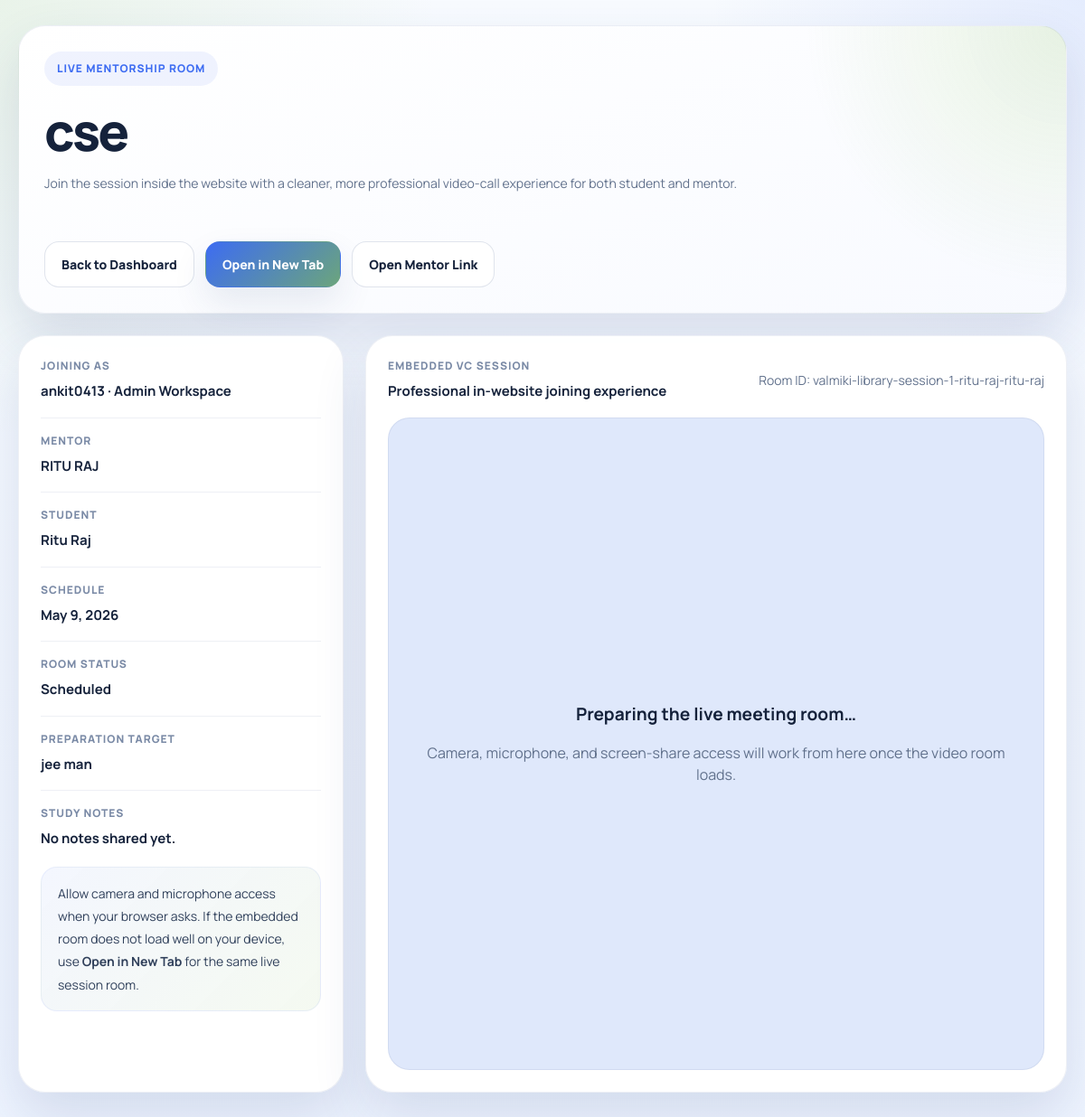
The app's page /mentorship/sessions/1/room/ (signed in) with its own data.
### students/models.py (models this page shows, shortened)
class MentorshipSession(models.Model):
    STATUS_CHOICES = [
        ('Requested', 'Requested'),
        ('Scheduled', 'Scheduled'),
        ('Completed', 'Completed'),
        ('Cancelled', 'Cancelled'),
    ]
    PLAN_CHOICES = [
        ('Daily', 'Daily'),
        ('Monthly', 'Monthly'),
    ]
    student = models.ForeignKey(Student, on_delete=models.CASCADE, related_name='mentorship_sessions')
    mentor = models.ForeignKey(Mentor, on_delete=models.CASCADE, related_name='mentorship_sessions')
    plan_type = models.CharField(max_length=20, choices=PLAN_CHOICES, default='Daily')
    topic = models.CharField(max_length=180)
    student_study_notes = models.TextField(blank=True)
    preparation_target = models.CharField(max_length=180, blank=True)
    preferred_date = models.DateField(blank=True, null=True)
    scheduled_time = models.TimeField(blank=True, null=True)
    meeting_link = models.URLField(blank=True)
    status = models.CharField(max_length=20, choices=STATUS_CHOICES, default='Requested')
    price = models.DecimalField(max_digits=8, decimal_places=2, default=0)
    mentor_questions = models.TextField(blank=True)
    mentor_feedback = models.TextField(blank=True)
    marks_awarded = models.DecimalField(max_digits=5, decimal_places=2, blank=True, null=True)
    created_at = models.DateTimeField(auto_now_add=True)
    updated_at = models.DateTimeField(auto_now=True)
    @property
    def live_room_name(self):
        mentor_slug = slugify(self.mentor.name or 'mentor')[:18] or 'mentor'
        student_slug = slugify(self.student.name or 'student')[:18] or 'student'
        return f"valmiki-library-session-{self.pk}-{mentor_slug}-{student_slug}"
    @property
    def join_ready(self):
        return self.status in {'Scheduled', 'Completed'}

class Mentor(models.Model):
    SESSION_MODE_CHOICES = [
        ('Daily', 'Daily'),
        ('Monthly', 'Monthly'),
    ]
    name = models.CharField(max_length=100)
    email = models.EmailField(unique=True)
    contact = models.CharField(max_length=15, blank=True)
    job_role = models.CharField(max_length=120)
    current_work = models.CharField(max_length=150, blank=True)
    experience_years = models.PositiveIntegerField(default=0)
    streams_known = models.TextField(help_text="Subjects, streams, or exams the mentor can handle")
    bio = models.TextField(blank=True)
    primary_session_mode = models.CharField(max_length=20, choices=SESSION_MODE_CHOICES, default='Daily')
    daily_session_price = models.DecimalField(max_digits=8, decimal_places=2, default=0)
    monthly_session_price = models.DecimalField(max_digits=8, decimal_places=2, default=0)
    profile_photo = models.FileField(upload_to='mentor_profiles/photos/', blank=True, null=True)
    email_verified = models.BooleanField(default=False)
    is_active = models.BooleanField(default=True)

class Student(models.Model):
    SHIFT_CHOICES = [
        ('Morning', 'Morning'),
        ('Evening', 'Evening'),
        ('Full Day', 'Full Day'),
    ]
    STATUS_CHOICES = [
        ('Active', 'Active'),
        ('On Hold', 'On Hold'),
        ('Left', 'Left'),
    ]
    PAYMENT_MODE_CHOICES = [
        ('Cash', 'Cash'),
        ('UPI', 'UPI'),
        ('Online', 'Online'),
    ]
    name         = models.CharField(max_length=100)
    contact      = models.CharField(max_length=10)
    email        = models.EmailField(blank=True, null=True, unique=True)
    date_of_birth = models.DateField(blank=True, null=True)
    seat_number  = models.CharField(max_length=3)
    shift        = models.CharField(max_length=20, choices=SHIFT_CHOICES)
    joining_date = models.DateField()
    monthly_fee  = models.DecimalField(max_digits=8, decimal_places=2, default=500)
    monthly_due_day = models.PositiveSmallIntegerField(default=5)
    mode_of_payment = models.CharField(max_length=10, choices=PAYMENT_MODE_CHOICES, default='Cash')
    preparing_for = models.CharField(max_length=150, blank=True)
    academic_details = models.TextField(blank=True)
    profile_photo = models.FileField(upload_to='student_profiles/photos/', blank=True, null=True)
    id_copy = models.FileField(upload_to='student_profiles/id_copies/', blank=True, null=True)
    payment_qr = models.FileField(upload_to='student_profiles/payment_qr/', blank=True, null=True)
    emergency_contact_name = models.CharField(max_length=100, blank=True)
    emergency_contact_phone = models.CharField(max_length=15, blank=True)
    status = models.CharField(max_length=20, choices=STATUS_CHOICES, default='Active')
    email_verified = models.BooleanField(default=False)

### students/views.py (the view)
# urls.py: path('mentorship/sessions/<int:session_id>/room/', views.mentorship_session_room, name='mentorship_session_room'),
def mentorship_session_room(request, session_id):
    mentorship_session = get_object_or_404(
        MentorshipSession.objects.select_related('student', 'mentor'),
        pk=session_id,
    )
    participant_name = None
    participant_role = None
    if request.user.is_authenticated:
        participant_name = request.user.get_username() or 'Library Admin'
        participant_role = 'Admin Workspace'
    elif request.session.get(STUDENT_PORTAL_SESSION_KEY) == mentorship_session.student_id:
        participant_name = mentorship_session.student.name
        participant_role = 'Student Portal'
    elif request.session.get(MENTOR_PORTAL_SESSION_KEY) == mentorship_session.mentor_id:
        participant_name = mentorship_session.mentor.name
        participant_role = 'Mentor Portal'
    elif request.session.get(MENTOR_PORTAL_SESSION_KEY):
        return redirect('mentor_portal_login')
    else:
        return redirect('student_portal_login')
    hydrate_mentorship_session(mentorship_session)
    return render(request, 'students/mentorship_session_room.html', {
        'mentorship_session': mentorship_session,
        'participant_name': participant_name,
        'participant_role': participant_role,
        'jitsi_room_name': mentorship_session.live_room_name,
        'jitsi_room_url': f"https://meet.jit.si/{mentorship_session.live_room_name}",
    })

### students/views.py (called while the page is built)
def hydrate_mentorship_session(session):
    session.live_room_url = reverse('mentorship_session_room', args=[session.pk])
    session.has_external_link = bool(session.meeting_link)
    session.show_join_actions = session.join_ready or session.has_external_link
    session.external_meeting_label = (
        'Join Google Meet'
        if session.meeting_link and 'meet.google.com' in session.meeting_link.lower()
        else 'Open Mentor Link'
    )
    return session

### students/templates/students/mentorship_session_room.html (shortened to what this page needs)
<!DOCTYPE html>
<html>
<head>
  <link href="https://cdn.jsdelivr.net/npm/bootstrap@5.3.0/dist/css/bootstrap.min.css" rel="stylesheet">
</head>
<body>
  <div class="shell">
    <section class="hero-card">
      <div class="d-flex justify-content-between align-items-start gap-3 flex-wrap">
        <div>
          <div class="eyebrow">Live Mentorship Room</div>
          <h1>{{ mentorship_session.topic }}</h1>
          <p class="hero-copy">
            Join the session inside the website with a cleaner, more professional video-call experience for both student and mentor.
          </p>
        </div>
        <div class="top-actions">
          {% if participant_role == 'Mentor Portal' %}
            <a href="{% url 'mentor_session_detail' mentorship_session.pk %}" class="btn-outline-premium">Back to Session</a>
          {% elif participant_role == 'Student Portal' %}
            <a href="{% url 'student_portal_mentorship' %}" class="btn-outline-premium">Back to Mentorship</a>
          {% else %}
            <a href="{% url 'dashboard' %}" class="btn-outline-premium">Back to Dashboard</a>
          {% endif %}
          <a href="{{ jitsi_room_url }}" target="_blank" rel="noopener" class="btn-premium">Open in New Tab</a>
          {% if mentorship_session.meeting_link %}
            <a href="{{ mentorship_session.meeting_link }}" target="_blank" rel="noopener" class="btn-outline-premium">Open Mentor Link</a>
          {% endif %}
        </div>
      </div>
    </section>
    <div class="grid">
      <aside class="meta-card">
        <div class="meta-list">
          <div class="meta-block">
            <div class="meta-label">Joining As</div>
            <div class="meta-value">{{ participant_name }} · {{ participant_role }}</div>
          </div>
          <div class="meta-block">
            <div class="meta-label">Mentor</div>
            <div class="meta-value">{{ mentorship_session.mentor.name }}</div>
          </div>
          <div class="meta-block">
            <div class="meta-label">Student</div>
            <div class="meta-value">{{ mentorship_session.student.name }}</div>
          </div>
          <div class="meta-block">
            <div class="meta-label">Schedule</div>
            <div class="meta-value">
              {% if mentorship_session.preferred_date %}
                {{ mentorship_session.preferred_date }}
              {% else %}
                The mentor can still update the schedule from the session page.
              {% endif %}
            </div>
          </div>
          <div class="meta-block">
            <div class="meta-label">Room Status</div>
            <div class="meta-value">{{ mentorship_session.status }}</div>
          </div>
          <div class="meta-block">
            <div class="meta-label">Preparation Target</div>
            <div class="meta-value">{{ mentorship_session.preparation_target|default:mentorship_session.student.preparing_for|default:"—" }}</div>
          </div>
          <div class="meta-block">
            <div class="meta-label">Study Notes</div>
            <div class="meta-value">{{ mentorship_session.student_study_notes|default:"No notes shared yet."|linebreaksbr }}</div>
          </div>
        </div>
        <div class="room-note">
          Allow camera and microphone access when your browser asks. If the embedded room does not load well on your device, use
          <strong>Open in New Tab</strong> for the same live session room.
        </div>
      </aside>
      <section class="room-card">
        <div class="d-flex justify-content-between align-items-center gap-3 flex-wrap mb-3">
          <div>
            <div class="meta-label">Embedded VC Session</div>
            <div class="meta-value">Professional in-website joining experience</div>
          </div>
          <div class="muted">Room ID: {{ jitsi_room_name }}</div>
        </div>
        <div class="room-stage">
          <div id="jitsi-stage">
            <div class="room-fallback">
              <strong>Preparing the live meeting room…</strong>
              <div>Camera, microphone, and screen-share access will work from here once the video room loads.</div>
            </div>
          </div>
        </div>
      </section>
    </div>
  </div>
</body>
</html>

### students/templates/students/mentorship_session_room.html (style rules this page uses)
:root { --bg: #eef4ff; --surface: rgba(255, 255, 255, 0.96); --surface-strong: #ffffff; --line: rgba(38, 64, 122, 0.08); --ink: #15223b; --muted: #61718c; --blue: #3d6cf2; --green: #7ebc4d; --shadow: 0 26px 58px rgba(43, 66, 122, 0.14); --shadow-soft: 0 18px 38px rgba(43, 66, 122, 0.1); }
body { margin: 0; min-height: 100vh; font-family: "Manrope", sans-serif; color: var(--ink); background: radial-gradient(circle at top left, rgba(126, 188, 77, 0.12), transparent 28%), radial-gradient(circle at top right, rgba(61, 108, 242, 0.1), transparent 24%), linear-gradient(180deg, #f8fbff 0%, var(--bg) 100%); }
.shell { max-width: 1320px; margin: 0 auto; padding: 28px 20px 44px; }
.hero-card, .meta-card, .room-card { border-radius: 30px; border: 1px solid var(--line); background: var(--surface); box-shadow: var(--shadow); }
.hero-card { padding: 28px; margin-bottom: 24px; background: radial-gradient(circle at top right, rgba(126, 188, 77, 0.16), transparent 24%), linear-gradient(160deg, rgba(255,255,255,0.98) 0%, rgba(248,250,255,0.98) 100%); }
.eyebrow { display: inline-flex; align-items: center; gap: 10px; padding: 10px 14px; border-radius: 999px; background: rgba(61, 108, 242, 0.08); color: var(--blue); font-size: 12px; font-weight: 800; text-transform: uppercase; letter-spacing: 0.08em; }
h1 { margin: 16px 0 10px; font-size: clamp(2.2rem, 4.8vw, 4rem); font-weight: 800; letter-spacing: -0.05em; }
.hero-copy, .muted { color: var(--muted); font-size: 14px; line-height: 1.8; }
.btn-premium, .btn-outline-premium { display: inline-flex; align-items: center; justify-content: center; border-radius: 16px; padding: 14px 18px; font-size: 14px; font-weight: 800; text-decoration: none; border: 1px solid transparent; transition: transform 0.18s ease; }
.btn-premium { background: linear-gradient(135deg, #3d6cf2 0%, #7ebc4d 140%); color: #ffffff; box-shadow: var(--shadow-soft); }
.btn-outline-premium { background: rgba(255,255,255,0.84); color: var(--ink); border-color: rgba(38, 64, 122, 0.14); }
.grid { display: grid; grid-template-columns: 360px minmax(0, 1fr); gap: 24px; }
.meta-card, .room-card { padding: 24px; }
.meta-list { display: grid; gap: 16px; }
.meta-block { padding-bottom: 16px; border-bottom: 1px solid rgba(38, 64, 122, 0.08); }
.meta-block:last-child { border-bottom: none; padding-bottom: 0; }
.meta-label { color: #7a8aa6; font-size: 12px; font-weight: 800; text-transform: uppercase; letter-spacing: 0.08em; margin-bottom: 6px; }
.meta-value { font-size: 15px; font-weight: 700; line-height: 1.7; color: var(--ink); word-break: break-word; }
.room-stage { border-radius: 24px; overflow: hidden; border: 1px solid rgba(38, 64, 122, 0.08); background: #dfe8fb; min-height: 720px; position: relative; }
#jitsi-stage, .room-fallback { min-height: 720px; }
.room-fallback { display: flex; flex-direction: column; align-items: center; justify-content: center; gap: 16px; text-align: center; padding: 28px; color: var(--muted); }
.room-fallback strong { color: var(--ink); font-size: 1.2rem; }
.top-actions { display: flex; gap: 12px; flex-wrap: wrap; margin-top: 20px; }
.room-note { margin-top: 18px; padding: 16px 18px; border-radius: 18px; background: linear-gradient(135deg, rgba(61, 108, 242, 0.06) 0%, rgba(126, 188, 77, 0.08) 100%); border: 1px solid rgba(61, 108, 242, 0.08); color: #30405b; font-size: 14px; line-height: 1.8; }

### records on screen
MentorshipSession: topic "cse", mentor.name "RITU RAJ", student.name "Ritu Raj", preferred_date "May 9, 2026", status "Scheduled", preparation_target "jee man", student_study_notes "No notes shared yet."

### other values on screen
{{ participant_name }} "ankit0413"
{{ participant_role }} "Admin Workspace"
{{ jitsi_room_name }} "valmiki-library-session-1-ritu-raj-ritu-raj"
